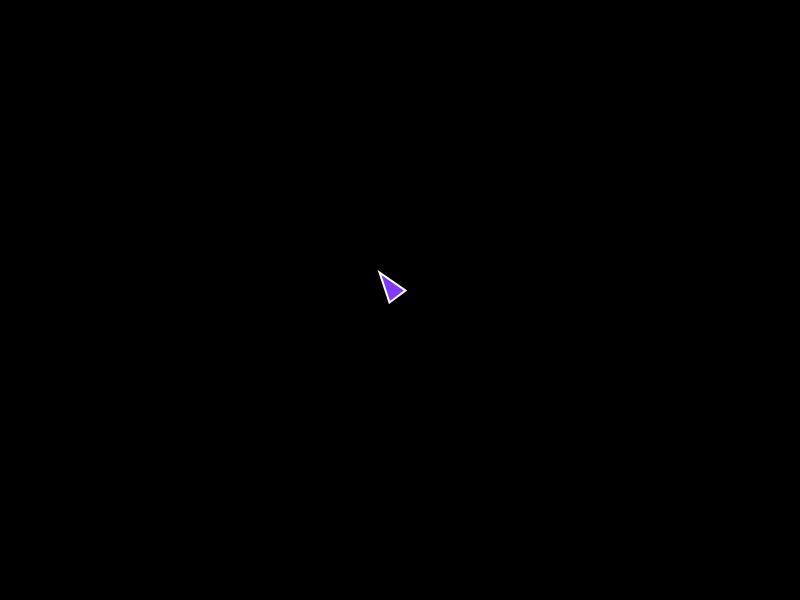
Frame 1 (no input)
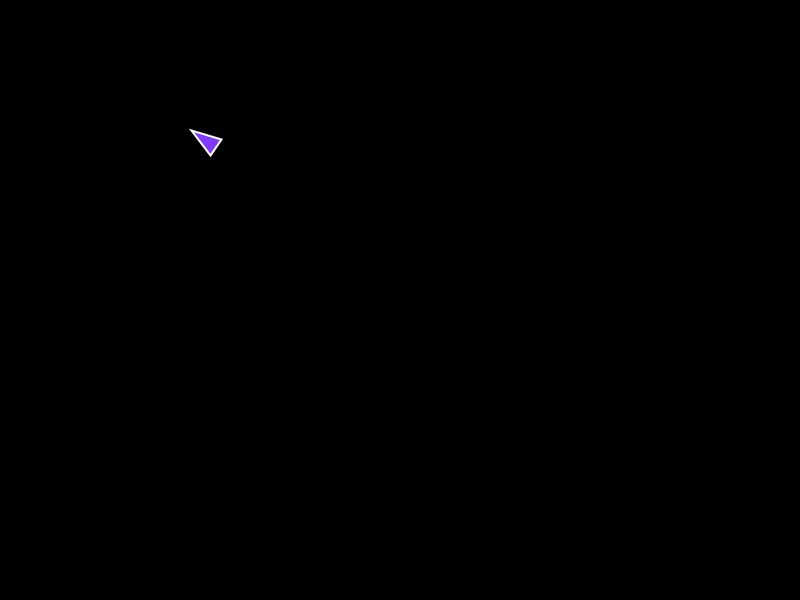
Frame 60 (the mouse pressed at the canvas centre just before this capture)
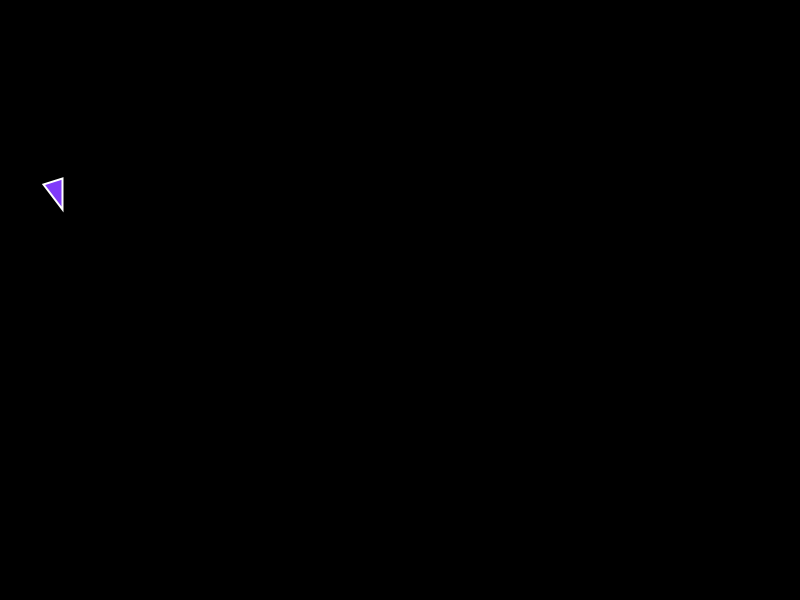
Frame 120 (the mouse held since frame 60 and released just before this capture)

The Processing sketch that drew these frames (run headless with seeded random() and noise(); from frame 60 on, the mouse is pressed at the canvas centre):

// Processing sketch: ejemploLlegada
// ── ejemploLlegada.pde
Vehicle v;

void setup() {
  size(800, 600);
  v = new Vehicle(width / 2, height / 2, PVector.random2D());
  background(0);
}

void draw() {
  background(0);
  PVector mouse = new PVector(mouseX, mouseY);
  v.arrive(mouse);
  v.update();
  v.display();
}
// ── Vehicle.pde
class Vehicle {
  PVector pos;
  PVector vel;
  PVector acc;
  float mass;
  float maxSpeed;
  float maxForce;
  float arrivalRadius;

  float r;
  color c;

  Vehicle(float x, float y, PVector vel) {
    pos = new PVector(x, y);
    this.vel = vel;
    acc = new PVector(0, 0);
    mass = 1;
    r = 10;
    maxSpeed = 4;
    maxForce = 0.3;
    c = color(128, 58, 250);
    arrivalRadius = 200;
  }
  void update() {
    vel.add(acc);
    vel.limit(maxSpeed);
    pos.add(vel);
    acc.mult(0);
  }
  void applyForce(PVector force) {
    PVector f = PVector.div(force, mass);
    acc.add(f);
  }
  void seek(PVector target) {
    PVector desired = PVector.sub(target, pos);
    desired.setMag(maxSpeed);
    PVector steering = PVector.sub(desired, vel);
    steering.limit(maxForce);
    applyForce(steering);
  }
  void arrive(PVector target) {
    PVector desired = PVector.sub(target, pos);
    float d = PVector.dist(pos, target);
    d = constrain(d, 0, arrivalRadius);
    float speed = map(d, 0, arrivalRadius, 0, maxSpeed);
    vel.setMag(speed);
    PVector steering = PVector.sub(desired, vel);
    steering.limit(maxForce);
    applyForce(steering);
  }
  void display() {
    float ang = vel.heading();
    stroke(255);
    strokeWeight(2);
    fill(c);
    pushMatrix();
    translate(pos.x, pos.y);
    rotate(ang);
    beginShape();
    vertex(r * 3, 0);
    vertex(0, -r);
    vertex(0, r);
    endShape(CLOSE);
    popMatrix();
  }
}
